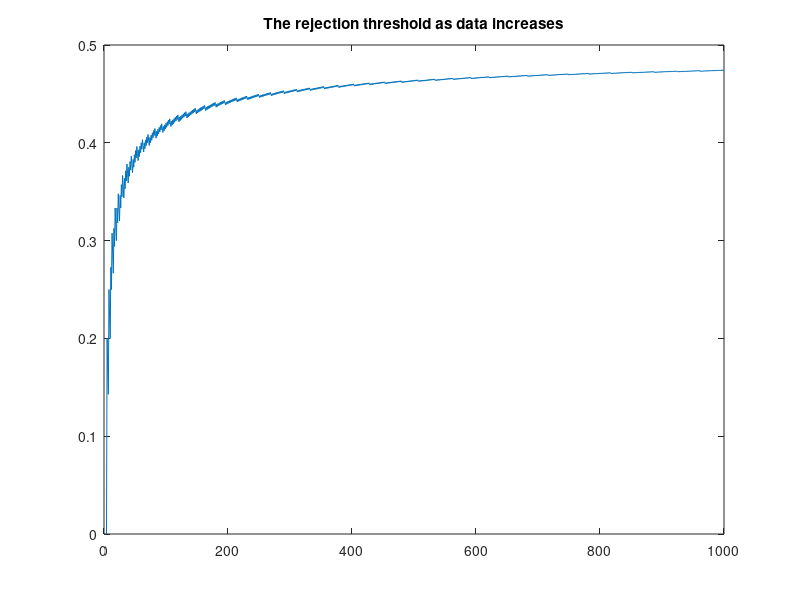
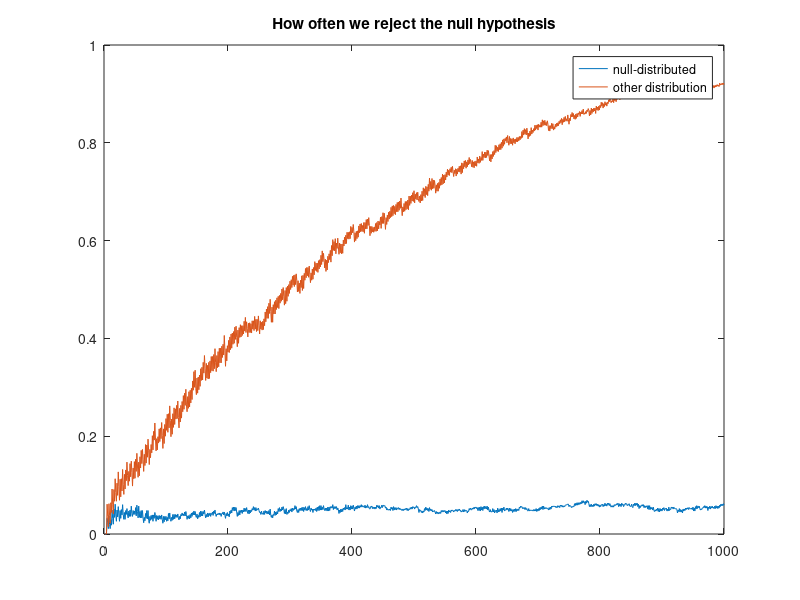

Here is the MATLAB script that generated these plots, in order: (Note: this script raises an error after producing the figures.)
%% -*- Mode: octave -*-

%% Let us consider this amount of data
max_data=1000;
%% Let us run our test a few times
n_trials = 1000;

%% Get samples from two Bernoulli distributions
X = rand(max_data,n_trials)<=0.5;
Y = rand(max_data,n_trials)<=0.45;

%% Set the rejection rate
delta = 0.05;

%% test if the outcome is random
for t=1:max_data
  threshold(t) = binoinv(delta, t, 0.5);
end

figure(1)
plot(threshold ./ [1:max_data])
title("The rejection threshold as data increases");
pause

for t=1:max_data
  reject_x (t) = mean(sum(X(1:t,:)) < threshold(t));
  reject_y (t) = mean(sum(Y(1:t,:)) < threshold(t));
end
figure(2)
plot(reject_x, ';null-distributed;', reject_y, ';other distribution;')
title("How often we reject the null hypothesis");


%% However as you get more and more data, you should get more and more sure of the fact that the hypothesis is true.
function posterior = GetPosteriorHypothesis(X)
  n_trials = columns(X);
  max_data = rows(X);
for k=1:n_trials
  alpha = 1;
  beta = 1;
  log_p_marginal = 0;
  log_p_null = 0;
  for t=1:max_data
  x = X(t, k);
  p_x = (x * alpha + (1 - x)*beta) / (alpha + beta);
  alpha += x;
  beta += (1 - x);
  log_p_marginal += log(p_x);
  log_p_null += log(1/2);
  posterior(t,k) = exp(log_p_null - logAdd(log_p_marginal, log_p_null));
  end
endfor
endfunction
posterior_x = GetPosteriorHypothesis(X);
posterior_y = GetPosteriorHypothesis(Y);
figure(3);
plot(mean(posterior_x, 2), ';null-distributed;', mean(posterior_y, 2), ';other-distributed;')
legend("Posterior probability of null hypothesis");
